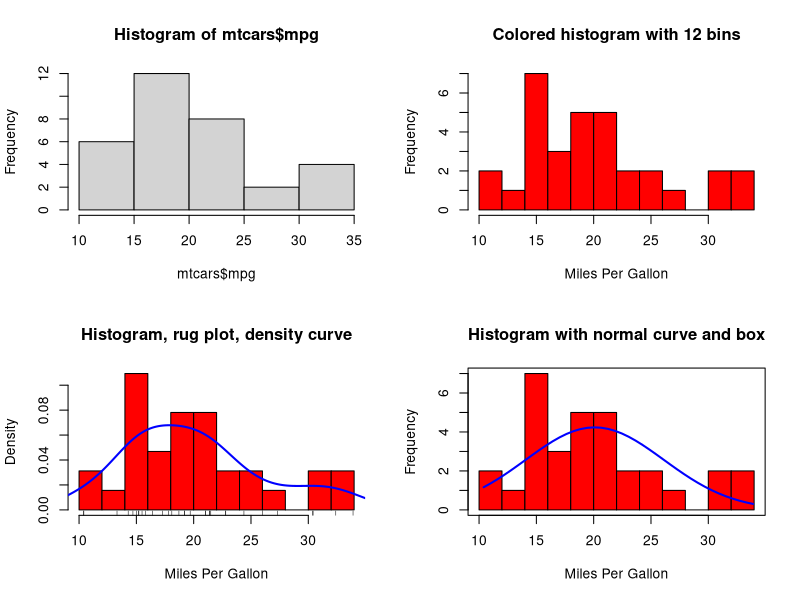

Generate this figure with R:
par(mfrow=c(2,2))

# simple histogram
hist(mtcars$mpg)

# with specified bins and color
hist(mtcars$mpg, breaks=12, col="red",
     xlab="Miles Per Gallon",
     main="Colored histogram with 12 bins")

# with rug plot and frame
hist(mtcars$mpg, freq=FALSE, breaks=12, col="red",
     xlab="Miles Per Gallon",
     main="Histogram, rug plot, density curve")
rug(jitter(mtcars$mpg))
lines(density(mtcars$mpg), col="blue", lwd=2)

# with normal curve
x <- mtcars$mpg
h <- hist(x, breaks=12, col="red",
          xlab="Miles Per Gallon",
          main="Histogram with normal curve and box")
xfit <- seq(min(x), max(x), length=40)
yfit <- dnorm(xfit, mean=mean(x), sd=sd(x))
yfit <- yfit*diff(h$mids[1:2])*length(x)
lines(xfit, yfit, col="blue", lwd=2)
box()
